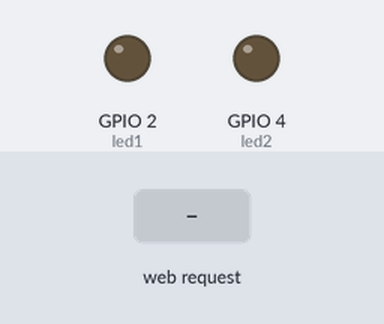
The sketch below on a simulated ESP32. Parts: output pins drawn as LEDs (lit = HIGH). The inputs (shaded band) are chosen by the test bench. WiFi joins after 1.5 s; servers stay silent unless stated; what the sketch prints to the serial monitor is not drawn.

Above: at 2.7 s.
2.8 s: HTTP request GET /led1 received
At 4.0 s:
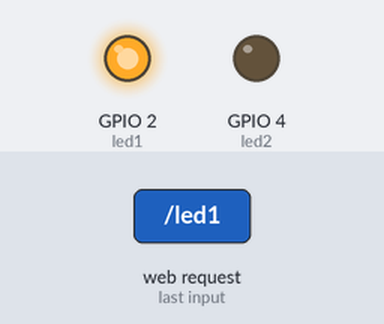
4.3 s: HTTP request GET /led2 received
At 5.2 s:
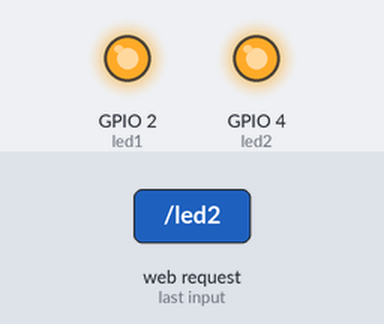
5.8 s: HTTP request GET /led1 received
At 6.3 s:
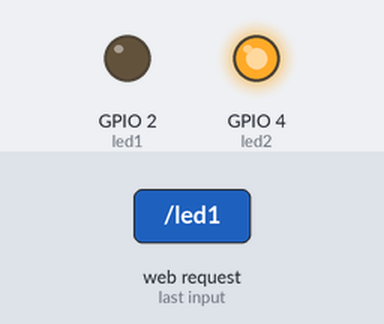
Timing chart, 0 to 8.8 s (numbered marks = the images above; inputs shaded):
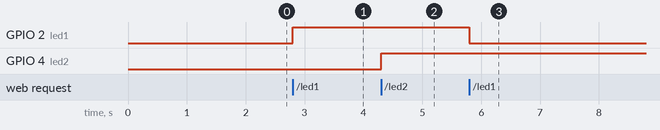

Measured:
- after the input at 2.8 s, GPIO 2 (led1): LOW → HIGH at once
- after the input at 4.3 s, GPIO 4 (led2): LOW → HIGH at once
- after the input at 5.8 s, GPIO 2 (led1): HIGH → LOW at once

The sketch:

bai11_2.ino
```cpp
#include <WiFi.h>
#include <WebServer.h>

const char* ssid = "DHSP-A8-WIFI-2G";
const char* password = "11101951";

WebServer server(80);
const int led1 = 2;
const int led2 = 4;

void handleRoot() {
  String html = "<html><head><meta charset='UTF-8'></head><body>";
  html += "<h1>Hệ thống bật / tắt 2 Led – WebServer cấu hình cơ bản</h1>";

  html += "<h3>LED 1</h3>";
  html += "<a href='/led1'><button style='width:80px;height:40px'>";
  html += (digitalRead(led1) ? "BAT" : "TAT");
  html += "</button></a>";

  html += "<h3>LED 2</h3>";
  html += "<a href='/led2'><button style='width:80px;height:40px'>";
  html += (digitalRead(led2) ? "BAT" : "TAT");
  html += "</button></a>";

  html += "</body></html>";
  server.send(200, "text/html", html);
}

void handleLed1() {
  digitalWrite(led1, !digitalRead(led1));
  server.sendHeader("Location", "/");
  server.send(303);
}

void handleLed2() {
  digitalWrite(led2, !digitalRead(led2));
  server.sendHeader("Location", "/");
  server.send(303);
}

void setup() {
  pinMode(led1, OUTPUT);
  pinMode(led2, OUTPUT);
  Serial.begin(115200);

  WiFi.begin(ssid, password);
  while (WiFi.status() != WL_CONNECTED) {
    delay(500);
  }

  Serial.println(WiFi.localIP());

  server.on("/", handleRoot);
  server.on("/led1", handleLed1);
  server.on("/led2", handleLed2);
  server.begin();
}

void loop() {
  server.handleClient();
}
```
